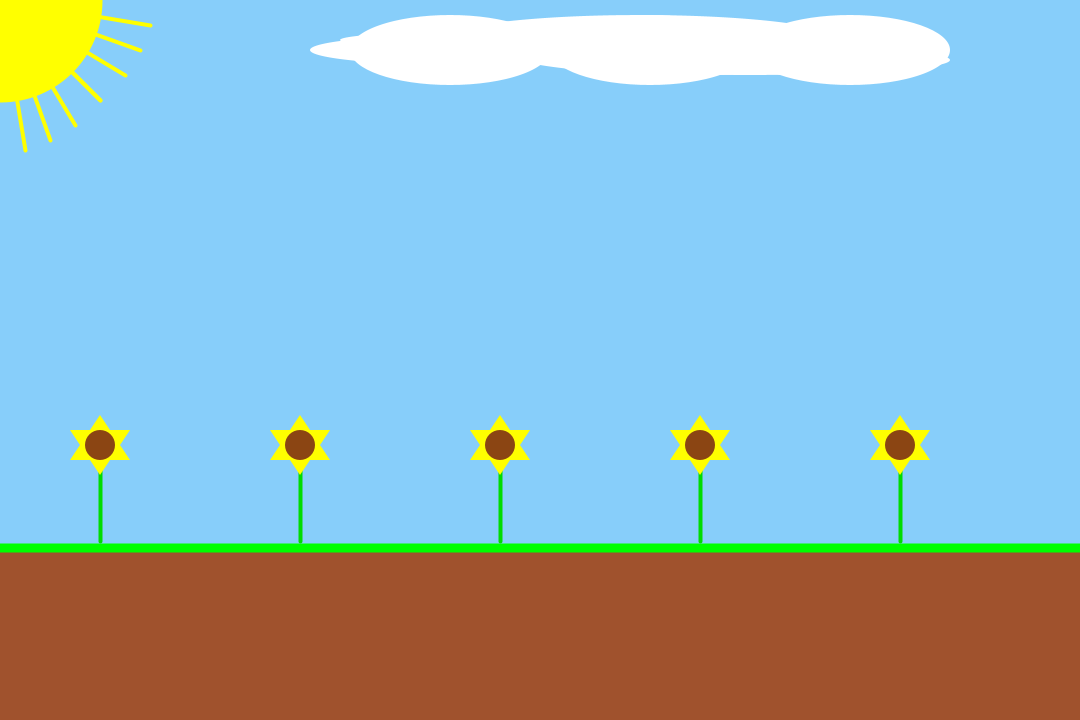
Frame 1 (no input)
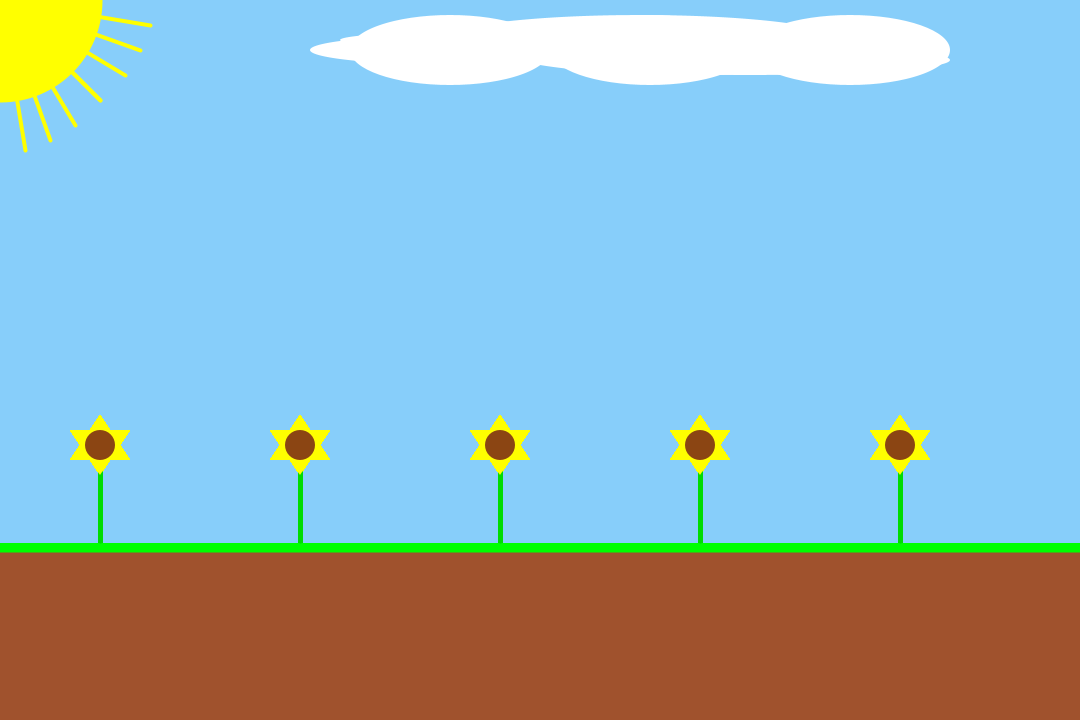
Frame 60 (the mouse pressed at the canvas centre just before this capture)
Frame 120 (the mouse held since frame 60 and released just before this capture): identical to frame 60, image omitted

The Processing sketch that drew these frames (run headless with seeded random() and noise(); from frame 60 on, the mouse is pressed at the canvas centre):

// Processing sketch: Dark_Days
// ── Dark_Days.pde
//Dark Days by John Colonna
int num = 10;
float sky = 0.2;
int flip = 1;
void setup()
{
  size(1080,720); 
  background(135,206,250);
  stroke(255,255,0);
  strokeWeight(4);
  line(0,0,100,100);
  line(0,0,100,100);
  line(0,0,75,125);
  line(0,0,125,75);
  line(0,0,50,140);
  line(0,0,140,50);
  line(0,0,150,25);
  line(0,0,25,150);
  fill(255,255,0);
  ellipse(0,0, 200,200);
  noStroke();
  fill(255);
  ellipse(640,40,400,50);
  ellipse(540,40,400,20);
  ellipse(460,50,300,30);
  ellipse(750,60,400,30);
  ellipse(700,50,400,50);
  ellipse(650,50,200,70);
  ellipse(450,50,200,70);
  ellipse(850,50,200,70);
}
void draw()
{
fill(160,82,45);
stroke(160,82,45);
rect(0,550, 1080, 170);
fill(0,255,0);
stroke(0,255,0);
rect(0,545,1080,5);
fill(0,220,0);
stroke(0,220,0);
strokeWeight(4);
line(100,541,100,445);
line(300,541,300,445);
line(500,541,500,445);
line(700,541,700,445);
line(900,541,900,445);
fill(255,255,0);
noStroke();
triangle(70,460,130,460, 100,415);
triangle(70,430,130,430, 100,475);
triangle(270,460,330,460, 300,415);
triangle(270,430,330,430, 300,475);
triangle(470,460,530,460, 500,415);
triangle(470,430,530,430, 500,475);
triangle(670,460,730,460, 700,415);
triangle(670,430,730,430, 700,475);
triangle(870,460,930,460, 900,415);
triangle(870,430,930,430, 900,475);
fill(139,69,19);
noStroke();
ellipse(100,445, 30,30);
ellipse(300,445, 30,30);
ellipse(500,445, 30,30);
ellipse(700,445, 30,30);
ellipse(900,445, 30,30);
}
void keyPressed() {
 background(200-sky);
 fill(170-num);
 ellipse(150,50,200,70);
 ellipse(250,50,200,70);
 ellipse(350,50,200,70);
 ellipse(450,50,200,70);
 ellipse(550,50,200,70);
 ellipse(650,50,200,70);
 ellipse(750,50,200,70);
 ellipse(850,50,200,70);
 ellipse(950,50,200,70);
 sky = sky +2;
 num = num + 5;
}
void mousePressed() {
 fill(0,50,255);
 ellipse(mouseX, mouseY, 16, 30);
 ellipse(mouseX + 40, mouseY - 20*flip, 16, 30);
 ellipse(mouseX - 40, mouseY + 20*flip, 16, 30);
 flip = flip * -1;
}
